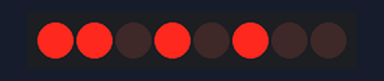
Recording of a sketch running on a simulated Arduino Uno, built with avr-gcc and run on an emulated ATmega328P. On the bench: 8 shift-register outputs drawn as a row of LEDs (first output left, lit = HIGH). Wiring (inferred from the names in the program): shift register (74HC595): data pin 9; shift clock pin 7; latch pin 8. Wiring (inferred from the signals the program sends): row of LEDs: on Q0, Q1, Q2, Q3, Q4, Q5, Q6, Q7.

Above: at 0.4 s.
At 0.85 s:
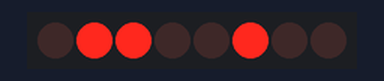
At 1.5 s:
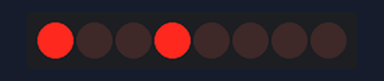
At 2.15 s:
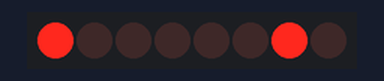
At 2.5 s:
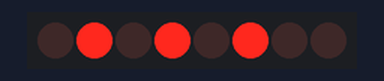
At 2.9 s:
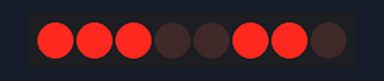
Timing chart, 0 to 4.4 s (numbered marks = the images above):
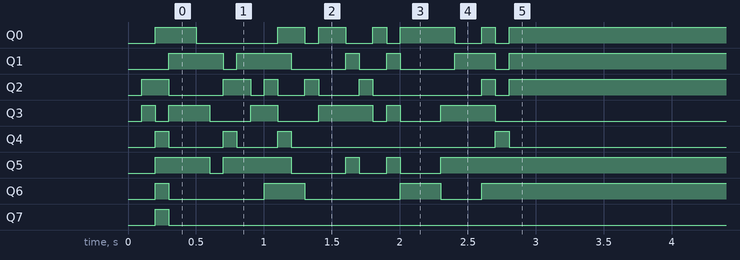

Measured:
- by itself, Q0: LOW → HIGH at 0.20 s, → LOW 0.30 s later, → HIGH 0.60 s later, → LOW 0.20 s later, … (13 changes in this stretch)
- by itself, Q1: LOW → HIGH at 0.30 s, → LOW 0.40 s later, → HIGH 0.10 s later, → LOW 0.40 s later, … (11 changes in this stretch)
- by itself, Q2: LOW → HIGH at 0.10 s, → LOW 0.20 s later, → HIGH 0.40 s later, → LOW 0.20 s later, … (13 changes in this stretch)
- by itself, Q3: LOW → HIGH at 0.10 s, → LOW 0.10 s later, → HIGH 0.10 s later, → LOW 0.30 s later, … (12 changes in this stretch)
- by itself, Q4: LOW → HIGH at 0.20 s, → LOW 0.10 s later, → HIGH 0.40 s later, → LOW 0.10 s later, … (8 changes in this stretch)
- by itself, Q5: LOW → HIGH at 0.20 s, → LOW 0.40 s later, → HIGH 0.10 s later, → LOW 0.50 s later, … (9 changes in this stretch)
- by itself, Q6: repeats every 1.0 s: LOW 0.70 s, HIGH 0.30 s
- by itself, Q7: LOW → HIGH at 0.20 s, → LOW 0.10 s later

The sketch:

ArduinoEmisor.ino
```cpp
//Arduino Emisor
// C++ code
//
#define ORCLK 8
#define SRCLK 7
#define num 9

int aux1=0;

void setup()
{
  Serial.begin(9600);
  pinMode(num, OUTPUT);
  pinMode(ORCLK, OUTPUT);
  pinMode(SRCLK, OUTPUT);
  randomSeed(analogRead(A2));

}

void loop()
{
  if(aux1==0){
  delay(100);
  //Manera manual, se puede utilizar para pruebas NO PUEDE TERMINAR EN 42
  unsigned char array[]={12,245,43,43,42,2,52,38,42,110,115,65,4,9,9,42,12,1,42,65,65,65,41,42,42,111,112,103};
  int size=sizeof(array)/sizeof(*(array));
  //Manera random
  //El array de arriba se puede utilizar para pruebas
  //int size=random(200);
  //unsigned char array[size]={0};
  //for(int i=0;i<size;i++) //Creacion del arreglo
  //   array[i]=random(256);
  for (int i=0;i<size;i++){ //Envio arreglo a 74hc595
    ledLineWrite(array[i]);

  }
    aux1=1;}
}

void ledLineWrite(unsigned char Sf1)
  //Solo se permite la entrada de numeros menores de 255
{

   shiftOut(num, SRCLK, MSBFIRST, Sf1);
   digitalWrite(ORCLK, HIGH);
   digitalWrite(ORCLK, LOW);
   delay(100);
}
```
